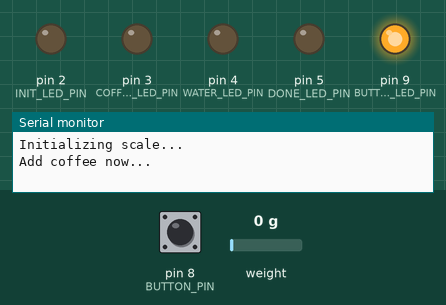
Simulated run of this sketch. Board: Arduino Uno, built with avr-gcc and run on an emulated ATmega328P. On the bench: output pins drawn as LEDs (lit = HIGH), the last lines printed to the serial monitor. The inputs (shaded band) are chosen by the test bench; at power-on: pin 8 (BUTTON_PIN) HIGH, weight on the scale 0 g. Sleep ends after the set time or at an interrupt.

Above: at 1.8 s.
1.9 s: pin 8 (BUTTON_PIN) pulled LOW for 0.15 s
At 2.0 s:
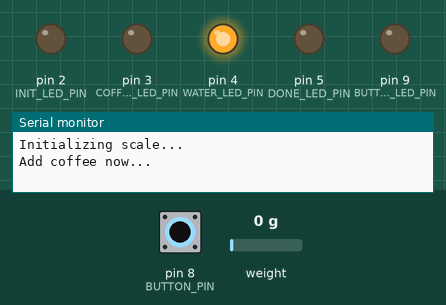
At 2.5 s:
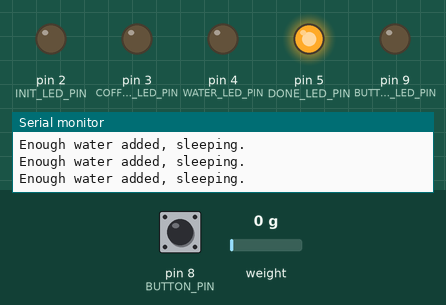
Timing chart, 0 to 4.9 s (numbered marks = the images above; inputs shaded):
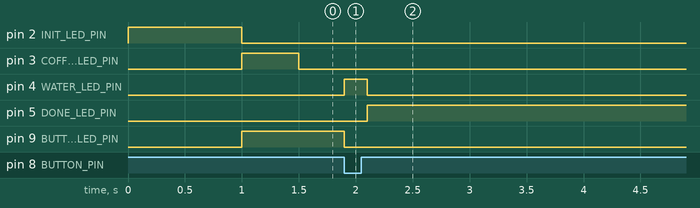

The sketch:

coffeemeasurer.ino
```cpp
/**
 * Arduino sketch for the CoffeeMeasurer project.
 * Ben Prisby <ben@benprisby.com>
 */

#include "HX711.h"
#include <avr/sleep.h>
/*---------------------------------------------------------------------------*/

// Coffee-to-water ratio (strength), where 1:16 is considered average, lower
// is stronger, and higher is weaker. The factor below is just the water.
const int STRENGTH_FACTOR = 13;

// Interval to blink prompt LEDs.
const int BLINK_INTERVAL_MS = 500;

// State LED pins.
const int INIT_LED_PIN = 2;    // Red
const int COFFEE_LED_PIN = 3;  // Yellow
const int WATER_LED_PIN = 4;   // Blue
const int DONE_LED_PIN = 5;    // Green

// Illuminated push button pins.
const int BUTTON_PIN = 8;
const int BUTTON_LED_PIN = 9;

// HX711 pins.
const int LOADCELL_DOUT_PIN = 10;
const int LOADCELL_SCK_PIN = 11;

// HX711 scale object.
HX711 g_Scale;

// Scale calibration factor obtained using the sketch included in the library.
const float CALIBRATION_FACTOR = 384.618f;

// Combined coffee and water weight used as a reference when water is added.
float g_fTotalExpectedWeight = 0.0;

// Flag that indicates when enough water has been added to satisfy the ratio.
bool g_bDone = false;

// Tracking variables used to blink the water LED.
unsigned long g_ulPreviousWaterLEDTimestamp = 0;
int g_iWaterLEDState = HIGH;
/*---------------------------------------------------------------------------*/

void setup()
{
    float fCoffeeWeight = 0.0;
    float fWaterToAdd = 0.0;
    int iCoffeeLEDState = HIGH;
    unsigned long ulPreviousTimestamp = 0;

    // Set up and immediately turn on the first LED.
    pinMode( INIT_LED_PIN, OUTPUT );
    digitalWrite( INIT_LED_PIN, HIGH );

    // Set up the other LEDs.
    pinMode( COFFEE_LED_PIN, OUTPUT );
    pinMode( WATER_LED_PIN, OUTPUT );
    pinMode( DONE_LED_PIN, OUTPUT );
    pinMode( BUTTON_LED_PIN, OUTPUT );

    // Set up the button pin using the internal pullup resistor.
    pinMode( BUTTON_PIN, INPUT );
    digitalWrite( BUTTON_PIN, HIGH );

    // Set up serial output for debug information.
    Serial.begin( 9600 );

    // Initialize and zero out the scale.
    Serial.println( "Initializing scale..." );
    g_Scale.begin( LOADCELL_DOUT_PIN, LOADCELL_SCK_PIN );
    g_Scale.set_scale( CALIBRATION_FACTOR );
    g_Scale.tare();

    // Done initializing, turn on the next pair of LEDs.
    digitalWrite( INIT_LED_PIN, LOW );
    digitalWrite( COFFEE_LED_PIN, HIGH );
    digitalWrite( BUTTON_LED_PIN, HIGH );

    Serial.println( "Add coffee now..." );
    ulPreviousTimestamp = millis();

    // Blink the coffee LED until the button is pressed.
    while ( HIGH == digitalRead( BUTTON_PIN ) )
    {
        unsigned long ulCurrentTimestamp = millis();

        // Check if enough time has passed to toggle the LED.
        if ( ( ulCurrentTimestamp - ulPreviousTimestamp )
             >= BLINK_INTERVAL_MS )
        {
            // Toggle the LED.
            if ( HIGH == iCoffeeLEDState )
            {
                digitalWrite( COFFEE_LED_PIN, LOW );
                iCoffeeLEDState = LOW;
            }
            else
            {
                digitalWrite( COFFEE_LED_PIN, HIGH );
                iCoffeeLEDState = HIGH;
            }

            // Save the timestamp as part of the non-blocking approach.
            ulPreviousTimestamp = ulCurrentTimestamp;
        }
    }

    // Button pressed, move on to the next stage.
    digitalWrite( BUTTON_LED_PIN, LOW );
    digitalWrite( COFFEE_LED_PIN, LOW );
    digitalWrite( WATER_LED_PIN, HIGH );

    // Use the same non-blocking blinking approach, so save the timestamp.
    g_ulPreviousWaterLEDTimestamp = millis();

    // Figure out the total expected weight based on how much coffee was added.
    fCoffeeWeight = g_Scale.get_units();
    fWaterToAdd = fCoffeeWeight * STRENGTH_FACTOR;
    g_fTotalExpectedWeight = fCoffeeWeight + fWaterToAdd;
    Serial.print( "Coffee weight:\t" );
    Serial.println( fCoffeeWeight, 2 );
    Serial.print( "Water to add:\t" );
    Serial.println( fWaterToAdd, 2 );
}
/*---------------------------------------------------------------------------*/

void loop()
{
    if ( !g_bDone )
    {
        float fReading = g_Scale.get_units();
        unsigned long ulCurrentWaterLEDTimestamp = millis();

        // Toggle the water LED if necessary using the same method as before.
        if ( ( ulCurrentWaterLEDTimestamp - g_ulPreviousWaterLEDTimestamp )
             >= BLINK_INTERVAL_MS )
        {
            if ( HIGH == g_iWaterLEDState )
            {
                digitalWrite( WATER_LED_PIN, LOW );
                g_iWaterLEDState = LOW;
            }
            else
            {
                digitalWrite( WATER_LED_PIN, HIGH );
                g_iWaterLEDState = HIGH;
            }

            g_ulPreviousWaterLEDTimestamp = ulCurrentWaterLEDTimestamp;
        }

        // Check if enough water has been added.
        if ( g_fTotalExpectedWeight > fReading )
        {
            // Not enough, keep waiting.
            Serial.print( "Still expecting:\t" );
            Serial.println( g_fTotalExpectedWeight - fReading, 2 );
            delay( 50 );
        }
        else
        {
            // Enough added, signal that we are done.
            digitalWrite( WATER_LED_PIN, LOW );
            digitalWrite( DONE_LED_PIN, HIGH );
            g_bDone = true;
        }
    }
    else
    {
        // Power everything down indefinitely.
        Serial.println( "Enough water added, sleeping." );
        g_Scale.power_down();
        set_sleep_mode( SLEEP_MODE_PWR_DOWN );
        sleep_enable();
        sleep_mode();
    }
}
/*---------------------------------------------------------------------------*/
```

Measured:
- after the input at 1.9 s, pin 3 (COFFEE_LED_PIN): stops changing and stays LOW; pin 4 (WATER_LED_PIN): LOW → HIGH at once, → LOW 0.20 s later; pin 5 (DONE_LED_PIN): LOW → HIGH after 0.20 s; pin 9 (BUTTON_LED_PIN): HIGH → LOW at once
